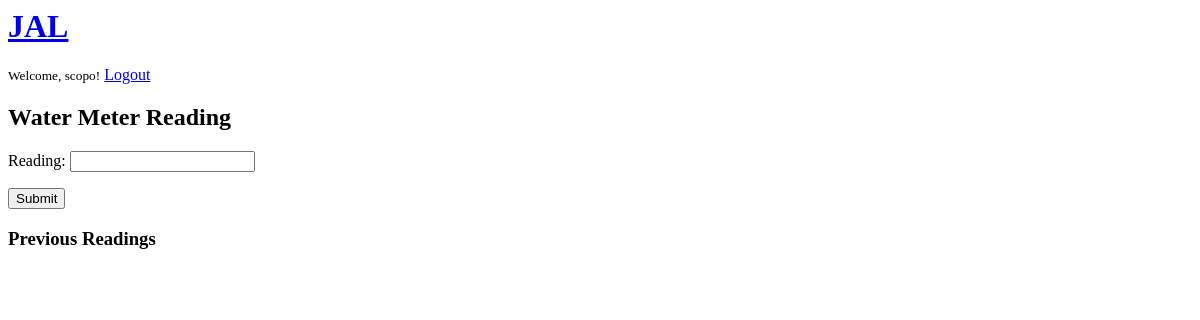
Before: /input/ (signed in) with the older database file.
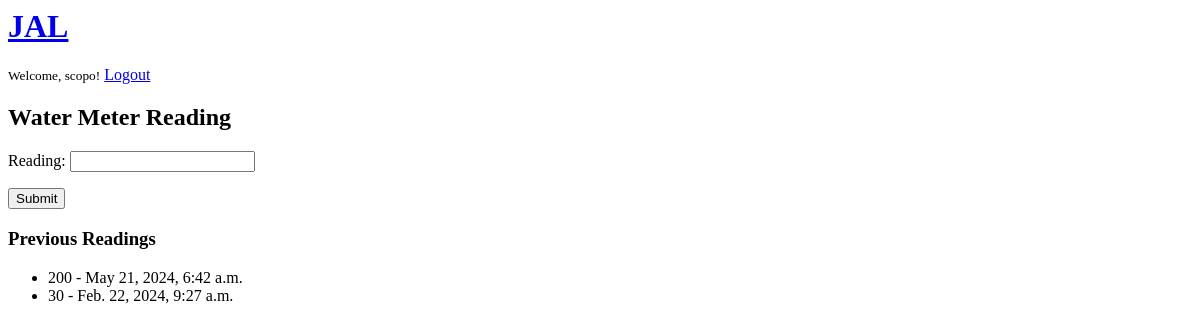
After: the same page with the newer database file.
### base/models.py (models this page shows, shortened)
class MeterReading(models.Model):
    user = models.ForeignKey(User, on_delete=models.CASCADE)
    reading = models.PositiveIntegerField()
    timestamp = models.DateTimeField(auto_now_add=True)

### base/views.py (the view)
# urls.py: path('input/', views.meter_input, name='meter_input'),
@login_required
def meter_input(request):
    if request.method == 'POST':
        form = MeterReadingForm(request.POST)
        if form.is_valid():
            reading = form.save(commit=False)
            reading.user = request.user
            reading.save()
            return redirect('meter_input')
    else:
        form = MeterReadingForm()
    readings = MeterReading.objects.filter(user=request.user).order_by('-timestamp')
    return render(request, 'base/meter_input.html', {'form': form, 'readings': readings})

### base/form.py
class MeterReadingForm(forms.ModelForm):
    class Meta:
        model = MeterReading
        fields = ['reading']

### base/templates/base/meter_input.html (shortened to what this page needs)
{% extends 'main.html' %}
{% block content %}
    <h2>Water Meter Reading</h2>
    <form method="post" action="{% url 'meter_input' %}">
        {{ form.as_p }}
        <button type="submit">Submit</button>
    </form>
    <h3>Previous Readings</h3>
    <ul>
        {% for reading in readings %}
            <li>{{ reading.reading }} - {{ reading.timestamp }}</li>
        {% endfor %}
    </ul>
{% endblock %}

### templates/main.html (shortened to what this page needs)
<html lang="en">
<head>
</head>
<body>
    {% include 'navbar.html' %}
    {% block content %}
    {% endblock %}
</body>
</html>

### templates/navbar.html
<h1><a href="/">JAL</a></h1>
{% if user.is_authenticated %}
    <small>Welcome, {{ user.username }}!</small>
    <a href="{% url 'logout' %}">Logout</a>
{% else %}
    <small>You are not signed in.</small>
    <a href="{% url 'login' %}">Login</a>
    <a href="{% url 'signup' %}">signup</a>
{% endif %}

Changed rows visible on the page:
added MeterReading: reading "200", timestamp "May 21, 2024, 6:42 a.m."
added MeterReading: reading "30", timestamp "Feb. 22, 2024, 9:27 a.m."
